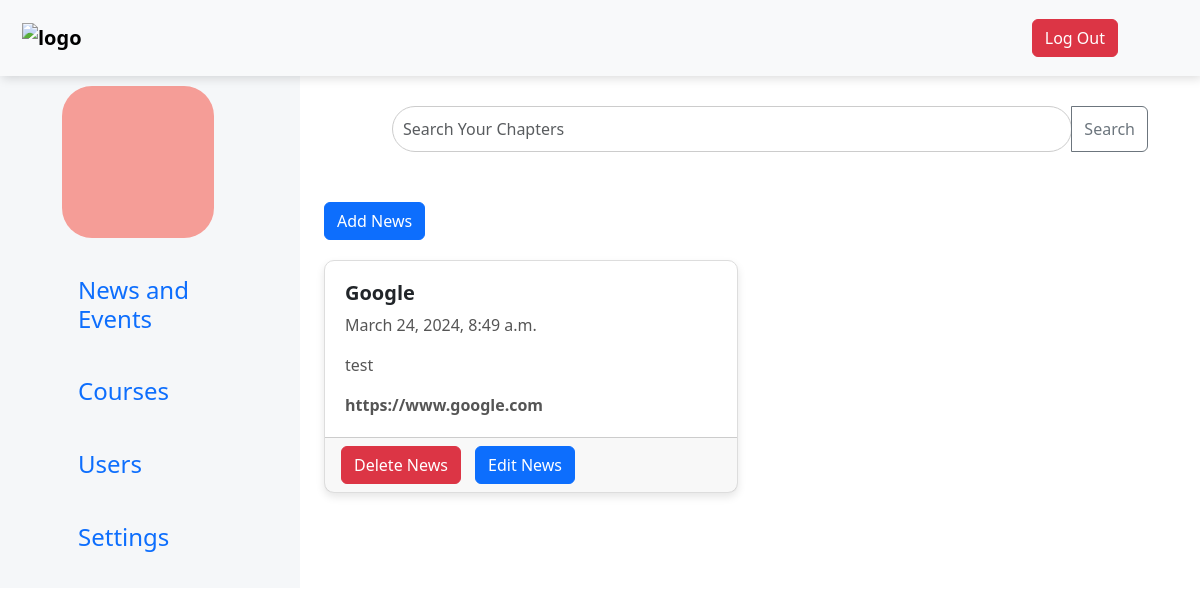
/ (signed in), run on an earlier commit of the app's database.
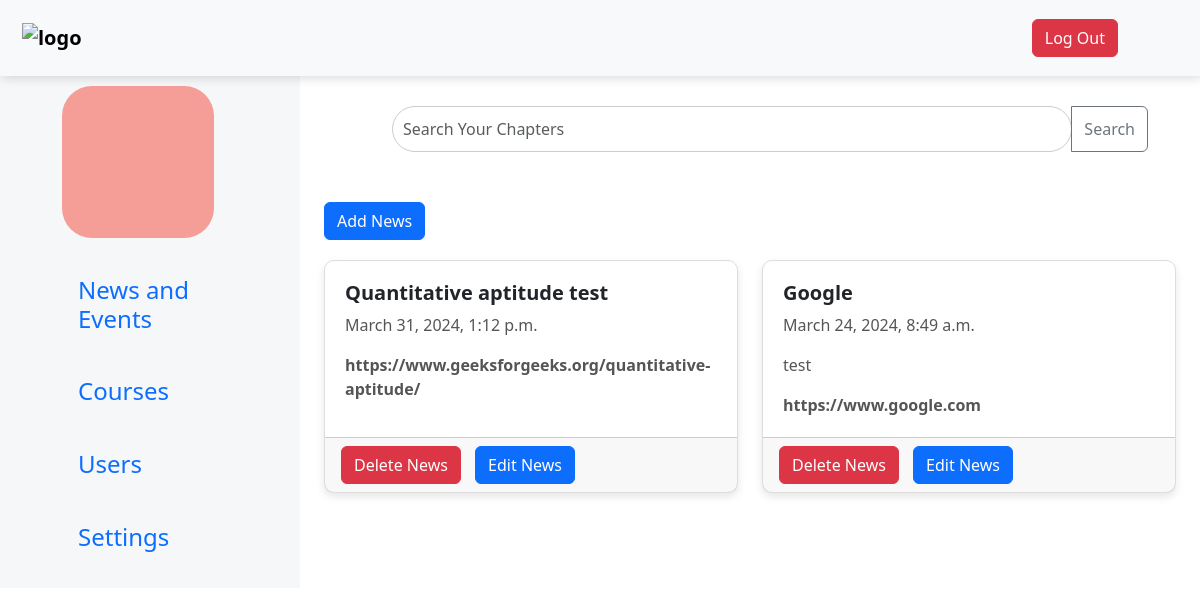
And on a later commit of the database.
### core/models.py (models this page shows, shortened)
class NewsAndEvents(models.Model):
    title = models.CharField(max_length=200, null=True)
    summary = models.TextField(max_length=200, blank=True, null=True)
    updated_date = models.DateTimeField(auto_now=True, auto_now_add=False, null=True)
    upload_time = models.DateTimeField(auto_now=False, auto_now_add=True, null=True)
    links = models.URLField(max_length=200, blank=True, null=True)  # Field for links
    image = models.ImageField(upload_to='news/', blank=True, null=True,default="default.png")
    objects = NewsAndEventsManager()

### core/views.py (the view)
# urls.py: path("", home_view, name="home"),
@login_required
def home_view(request):
    items = NewsAndEvents.objects.all().order_by("-updated_date")
    module=Module.objects.all()
    chapter=Chapter.objects.all()
    context = {
        "title": "News & Events",
        "items": items,
        "module":module,
        "chapter":chapter,
        "current_session": Session.objects.filter(is_current_session=True).first(),  # Add current session to context
    }
    return render(request, "core/index.html", context)

### core/models.py (called while the page is built)
    def get_queryset(self):
        return NewsAndEventsQuerySet(self.model, using=self._db)

    def all(self):
        return self.get_queryset()

### templates/core/index.html (shortened to what this page needs)
{% extends 'base.html' %}
{% block content %}
<div class="container">
{% if request.user.is_admin %}
<div class="button-box">
    <a href="{% url 'add_item' %}"><button id="add-news-btn" class="btn btn-primary">Add News</button></a>
</div>{% endif %}
<div class="row">
{% for item in items %}
    <div class="col-md-6 mb-4">
        <div class="card h-100">
            <div class="card-body">
                <h5 class="card-title">{{item.title}}</h5>
                <p class="card-text">{{item.upload_time}}</p>
                <p class="card-text">{{item.summary}}</p>
                {%if item.links %}
                <a href="{{item.links}}" ><p class="card-text">{{item.links}}</p></a>
                {% endif %}
            </div>
            {% if request.user.is_admin %}
            <div class="card-footer">
                <a href="{% url 'delete_post' pk=item.id %}" class="btn btn-danger">Delete News</a>
                <a href="{% url 'edit_post' pk=item.id %}" class="btn btn-primary">Edit News</a>
            </div>
            {% endif %}
        </div>
    </div>
{% endfor %}
</div>
</div>
{% endblock %}

What changed in the data, as far as the page shows it:
added NewsAndEvents: title "Quantitative aptitude test", upload_time "March 31, 2024, 1:12 p.m.", links "https://www.geeksforgeeks.org/quantitative-aptitude/"
